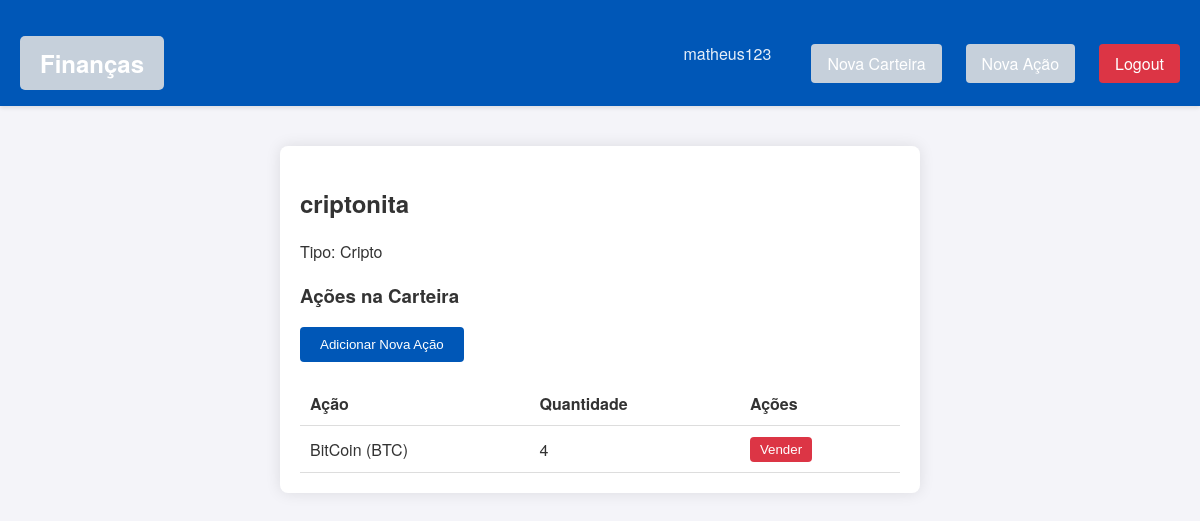
/wallet/wallet_management?wallet_id=8 (signed in), run on the app's committed database.
### wallet/models.py (models this page shows, shortened)
class Wallet(models.Model):
    user = models.ForeignKey(User, on_delete=models.CASCADE)
    name = models.CharField(max_length=100, default="Main Wallet")
    description = models.TextField(null=True, blank=True)
    created_at = models.DateTimeField(auto_now_add=True)
    updated_at = models.DateTimeField(auto_now=True)
    type = models.CharField(max_length=20, choices=WalletType.choices, default=WalletType.BRASILEIRA)
    def __str__(self):
        return f"Wallet - {self.name}"

class StockInWallet(models.Model):
    wallet = models.ForeignKey(Wallet, on_delete=models.CASCADE)
    stock = models.ForeignKey(Stock, on_delete=models.CASCADE)
    total = models.IntegerField(default=0)

class Stock(models.Model):
    name = models.CharField(max_length=100)
    ticker = models.CharField(max_length=10, unique=True)
    classification = models.ForeignKey(Classification, on_delete=models.CASCADE)
    sector = models.ForeignKey(Sector, on_delete=models.CASCADE)

### wallet/views.py (the view)
# urls.py: path('wallet/wallet_management', views.wallet_management, name='wallet_management'),
@login_required
def wallet_management(request):
    wallet_id = request.GET.get('wallet_id')
    wallet = get_object_or_404(Wallet, id=wallet_id, user=request.user)
    print('Minha carteira', wallet)
    stocks = StockInWallet.objects.filter(wallet=wallet)
    print('Minhas acoes', stocks)
    context = {'wallet': wallet, 'stocks': stocks}
    return render(request, 'wallet/wallet_management.html', context)

### templates/wallet/wallet_management.html (shortened to what this page needs)
{% extends 'base.html' %}
{% block content %}
<main>
    <section class="wallet-details">
        <h1>{{ wallet.name }}</h1>
        <p>Tipo: {{ wallet.get_type_display }}</p>
        <div class="stocks-list">
            <h3>Ações na Carteira</h3>
            <form action="{% url 'buy_stock' %}" method="get">
                <button type="submit">Adicionar Nova Ação</button>
            </form>
            <table>
                <thead>
                    <tr>
                        <th>Ação</th>
                        <th>Quantidade</th>
                        <th>Ações</th>
                    </tr>
                </thead>
                <tbody>
                    {% for stock in stocks %}
                    <tr>
                        <td>{{ stock.stock.name }} ({{ stock.stock.ticker }})</td>
                        <td>{{ stock.total }}</td>
                        <td>
                            <button onclick="openSellModal('{{ stock.id }}', '{{ stock.stock.name }}', {{ stock.total }})" class="btn-sell">
                                Vender
                            </button>
                        </td>
                    </tr>
                    {% endfor %}
                </tbody>
            </table>
        </div>
    </section>
</main>
{% endblock %}

### templates/partials/_header.html
<header class="main-header">
    <div class="header-container">
        <div class="logo">
            <a href="{% url 'home' %}">Finanças</a>
        </div>
        <nav class="nav-menu">
            {% if user.is_authenticated %}
                <span class="username">{{ user.username }}</span>
                <a href="{% url 'create_wallet' %}" class="nav-link">Nova Carteira</a>
                <a href="{% url 'add_stock' %}" class="nav-link">Nova Ação</a>
                <a href="{% url 'logout' %}" class="nav-link logout">Logout</a>
            {% else %}
                <a href="{% url 'login' %}" class="nav-link">Login</a>
                <a href="{% url 'register' %}" class="nav-link">Registro</a>
            {% endif %}
        </nav>
    </div>
</header>

### static/css/base.css (style rules this page uses)
body { font-family: 'Helvetica Neue', Arial, sans-serif; background-color: #f4f4f9; color: #333; margin: 0; padding: 0; }
header { text-align: center; padding: 20px; background-color: #0057b7; color: #fff; box-shadow: 0 2px 4px rgba(0, 0, 0, 0.1); }
main { display: flex; justify-content: center; padding: 40px 20px; }
section { background: #fff; padding: 20px; border-radius: 8px; box-shadow: 0 0 15px rgba(0, 0, 0, 0.1); width: 100%; max-width: 600px; text-align: left; }
a { display: inline-block; margin-top: 20px; padding: 10px 20px; background-color: #c6d0db; color: #fff; text-decoration: none; border-radius: 5px; transition: background 0.3s; }
button { background-color: #0057b7; color: white; padding: 10px 20px; border: none; border-radius: 4px; cursor: pointer; }
.main-header { background-color: #0057b7; color: white; padding: 1rem 0; box-shadow: 0 2px 4px rgba(0, 0, 0, 0.1); }
.header-container { max-width: 1200px; margin: 0 auto; padding: 0 20px; display: flex; justify-content: space-between; align-items: center; }
.logo a { color: white; text-decoration: none; font-size: 1.5rem; font-weight: bold; }
.nav-menu { display: flex; align-items: center; gap: 1.5rem; }
.nav-link { color: white; text-decoration: none; padding: 0.5rem 1rem; border-radius: 4px; transition: background-color 0.3s; }
.nav-link.logout { background-color: #dc3545; }
.username { color: rgba(255, 255, 255, 0.9); margin-right: 1rem; }

### templates/wallet/wallet_management.html (style rules this page uses)
.stocks-list table { width: 100%; border-collapse: collapse; margin-top: 20px; }
.stocks-list th, .stocks-list td { padding: 10px; text-align: left; border-bottom: 1px solid #ddd; }
.btn-sell { background-color: #dc3545; color: white; border: none; padding: 5px 10px; border-radius: 4px; cursor: pointer; }

### data on the page
Wallet: name "criptonita", type "Cripto"
StockInWallet: stock.name "BitCoin", stock.ticker "BTC", total "4"

### other printed values
{{ user.username }} "matheus123"
